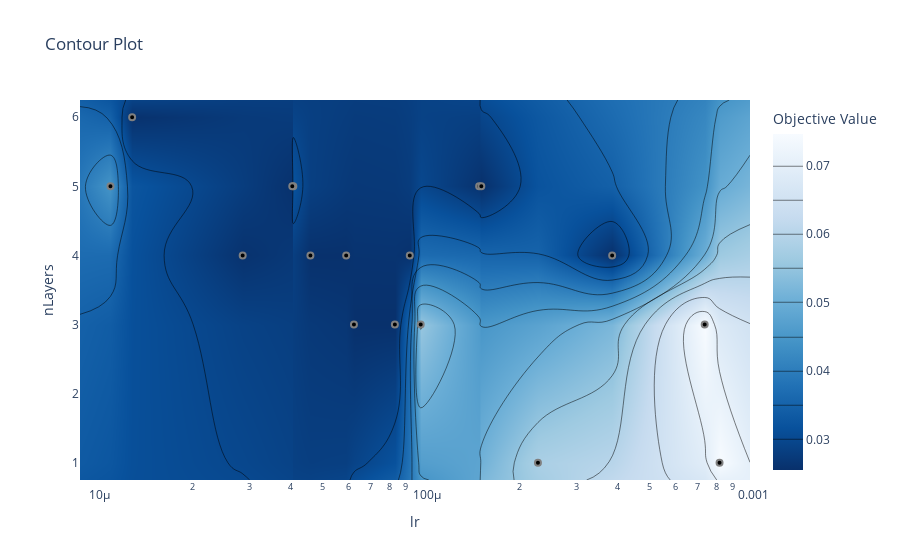

The notebook cell this image was saved under:
### Code cell
plot_contour(study, params=['lr', 'nLayers'])

### Figure 1 — Plotly figure (JSON) as saved in the notebook; plotly's stock layout.template omitted (floating-point values rounded to 4 significant figures; data arrays with more than 128 entries replaced by an {"elided": "..."} marker saying what was removed)
{"data": [{"autocontour": true, "colorbar": {"title": {"text": "Objective Value"}}, "colorscale": [[0, "rgb(247,251,255)"], [0.125, "rgb(222,235,247)"], [0.25, "rgb(198,219,239)"], [0.375, "rgb(158,202,225)"], [0.5, "rgb(107,174,214)"], [0.625, "rgb(66,146,198)"], [0.75, "rgb(33,113,181)"], [0.875, "rgb(8,81,156)"], [1, "rgb(8,48,107)"]], "connectgaps": true, "contours": {"coloring": "heatmap", "end": 0.07, "size": 0.005, "start": 0.03}, "hoverinfo": "none", "line": {"smoothing": 1.3}, "reversescale": true, "type": "contour", "x": [9.081e-06, 1.125e-05, 1.311e-05, 2.855e-05, 4.048e-05, 4.079e-05, 4.6e-05, 5.917e-05, 6.249e-05, 8.336e-05, 9.259e-05, 0.0001, 0.0001509, 0.0001532, 0.0002283, 0.000385, 0.0007386, 0.0008201, 0.001016], "y": [0.75, 1, 3, 4, 5, 6, 6.25], "z": {"elided": "7x19 float values"}}, {"marker": {"color": "black", "line": {"color": "Gray", "width": 2}}, "mode": "markers", "name": "Feasible Trial", "showlegend": false, "type": "scatter", "x": [0.0001, 0.0007386, 0.0001509, 0.0008201, 0.0002283, 0.000385, 1.125e-05, 4.079e-05, 9.259e-05, 4.6e-05, 2.855e-05, 1.311e-05, 5.917e-05, 6.249e-05, 8.336e-05, 0.0001532, 4.048e-05], "y": [3, 3, 5, 1, 1, 4, 5, 5, 4, 4, 4, 6, 4, 3, 3, 5, 5]}, {"marker": {"color": "#cccccc", "line": {"color": "Gray", "width": 2}}, "mode": "markers", "name": "Infeasible Trial", "showlegend": false, "type": "scatter", "x": [], "y": []}], "layout": {"autosize": true, "dragmode": "zoom", "title": {"text": "Contour Plot"}, "xaxis": {"autorange": false, "range": [-5.042, -2.993], "showspikes": false, "title": {"text": "lr"}, "type": "log"}, "yaxis": {"autorange": false, "range": [0.75, 6.25], "showspikes": false, "title": {"text": "nLayers"}, "type": "linear"}}}
